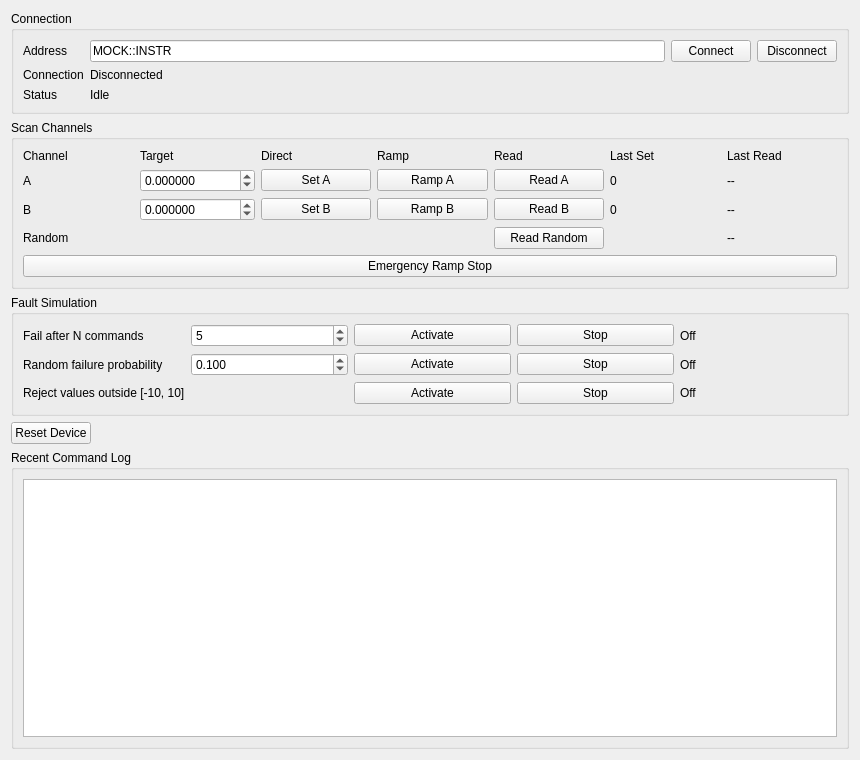
<?xml version="1.0" encoding="UTF-8"?>
<ui version="4.0">
 <class>MockDevice</class>
 <widget class="QWidget" name="MockDevice">
  <property name="geometry">
   <rect>
    <x>0</x>
    <y>0</y>
    <width>860</width>
    <height>760</height>
   </rect>
  </property>
  <property name="windowTitle">
   <string>Mock Device</string>
  </property>
  <layout class="QVBoxLayout" name="verticalLayout">
   <item>
    <widget class="QGroupBox" name="connection_groupBox">
     <property name="title">
      <string>Connection</string>
     </property>
     <layout class="QGridLayout" name="connection_gridLayout">
      <item row="0" column="0">
       <widget class="QLabel" name="address_title_label">
        <property name="text">
         <string>Address</string>
        </property>
       </widget>
      </item>
      <item row="0" column="1">
       <widget class="QLineEdit" name="address_lineEdit">
        <property name="text">
         <string>MOCK::INSTR</string>
        </property>
       </widget>
      </item>
      <item row="0" column="2">
       <widget class="QPushButton" name="connect_pushButton">
        <property name="text">
         <string>Connect</string>
        </property>
       </widget>
      </item>
      <item row="0" column="3">
       <widget class="QPushButton" name="disconnect_pushButton">
        <property name="text">
         <string>Disconnect</string>
        </property>
       </widget>
      </item>
      <item row="1" column="0">
       <widget class="QLabel" name="connection_title_label">
        <property name="text">
         <string>Connection</string>
        </property>
       </widget>
      </item>
      <item row="1" column="1" colspan="3">
       <widget class="QLabel" name="connection_label">
        <property name="text">
         <string>Disconnected</string>
        </property>
       </widget>
      </item>
      <item row="2" column="0">
       <widget class="QLabel" name="status_title_label">
        <property name="text">
         <string>Status</string>
        </property>
       </widget>
      </item>
      <item row="2" column="1" colspan="3">
       <widget class="QLabel" name="status_label">
        <property name="text">
         <string>Idle</string>
        </property>
       </widget>
      </item>
     </layout>
    </widget>
   </item>
   <item>
    <widget class="QGroupBox" name="channels_groupBox">
     <property name="title">
      <string>Scan Channels</string>
     </property>
     <layout class="QGridLayout" name="channels_gridLayout">
      <item row="0" column="0"><widget class="QLabel" name="channel_header_label"><property name="text"><string>Channel</string></property></widget></item>
      <item row="0" column="1"><widget class="QLabel" name="target_header_label"><property name="text"><string>Target</string></property></widget></item>
      <item row="0" column="2"><widget class="QLabel" name="direct_header_label"><property name="text"><string>Direct</string></property></widget></item>
      <item row="0" column="3"><widget class="QLabel" name="ramp_header_label"><property name="text"><string>Ramp</string></property></widget></item>
      <item row="0" column="4"><widget class="QLabel" name="read_header_label"><property name="text"><string>Read</string></property></widget></item>
      <item row="0" column="5"><widget class="QLabel" name="last_set_header_label"><property name="text"><string>Last Set</string></property></widget></item>
      <item row="0" column="6"><widget class="QLabel" name="last_read_header_label"><property name="text"><string>Last Read</string></property></widget></item>
      <item row="1" column="0"><widget class="QLabel" name="channel_A_label"><property name="text"><string>A</string></property></widget></item>
      <item row="1" column="1">
       <widget class="QDoubleSpinBox" name="channel_A_set_doubleSpinBox">
        <property name="decimals"><number>6</number></property>
        <property name="minimum"><double>-1000000.000000000000000</double></property>
        <property name="maximum"><double>1000000.000000000000000</double></property>
       </widget>
      </item>
      <item row="1" column="2"><widget class="QPushButton" name="channel_A_set_pushButton"><property name="text"><string>Set A</string></property></widget></item>
      <item row="1" column="3"><widget class="QPushButton" name="channel_A_ramp_pushButton"><property name="text"><string>Ramp A</string></property></widget></item>
      <item row="1" column="4"><widget class="QPushButton" name="channel_A_read_pushButton"><property name="text"><string>Read A</string></property></widget></item>
      <item row="1" column="5"><widget class="QLabel" name="last_set_A_label"><property name="text"><string>0</string></property></widget></item>
      <item row="1" column="6"><widget class="QLabel" name="last_read_A_label"><property name="text"><string>--</string></property></widget></item>
      <item row="2" column="0"><widget class="QLabel" name="channel_B_label"><property name="text"><string>B</string></property></widget></item>
      <item row="2" column="1">
       <widget class="QDoubleSpinBox" name="channel_B_set_doubleSpinBox">
        <property name="decimals"><number>6</number></property>
        <property name="minimum"><double>-1000000.000000000000000</double></property>
        <property name="maximum"><double>1000000.000000000000000</double></property>
       </widget>
      </item>
      <item row="2" column="2"><widget class="QPushButton" name="channel_B_set_pushButton"><property name="text"><string>Set B</string></property></widget></item>
      <item row="2" column="3"><widget class="QPushButton" name="channel_B_ramp_pushButton"><property name="text"><string>Ramp B</string></property></widget></item>
      <item row="2" column="4"><widget class="QPushButton" name="channel_B_read_pushButton"><property name="text"><string>Read B</string></property></widget></item>
      <item row="2" column="5"><widget class="QLabel" name="last_set_B_label"><property name="text"><string>0</string></property></widget></item>
      <item row="2" column="6"><widget class="QLabel" name="last_read_B_label"><property name="text"><string>--</string></property></widget></item>
      <item row="3" column="0"><widget class="QLabel" name="random_title_label"><property name="text"><string>Random</string></property></widget></item>
      <item row="3" column="4"><widget class="QPushButton" name="random_read_pushButton"><property name="text"><string>Read Random</string></property></widget></item>
      <item row="3" column="6"><widget class="QLabel" name="random_value_label"><property name="text"><string>--</string></property></widget></item>
      <item row="4" column="0" colspan="7">
       <widget class="QPushButton" name="ramp_stop_pushButton">
        <property name="text"><string>Emergency Ramp Stop</string></property>
       </widget>
      </item>
     </layout>
    </widget>
   </item>
   <item>
    <widget class="QGroupBox" name="faults_groupBox">
     <property name="title"><string>Fault Simulation</string></property>
     <layout class="QGridLayout" name="faults_gridLayout">
      <item row="0" column="0"><widget class="QLabel" name="fail_after_label"><property name="text"><string>Fail after N commands</string></property></widget></item>
      <item row="0" column="1">
       <widget class="QSpinBox" name="fail_after_spinBox">
        <property name="minimum"><number>1</number></property>
        <property name="maximum"><number>1000000</number></property>
        <property name="value"><number>5</number></property>
       </widget>
      </item>
      <item row="0" column="2"><widget class="QPushButton" name="fail_after_activate_pushButton"><property name="text"><string>Activate</string></property></widget></item>
      <item row="0" column="3"><widget class="QPushButton" name="fail_after_stop_pushButton"><property name="text"><string>Stop</string></property></widget></item>
      <item row="0" column="4"><widget class="QLabel" name="fail_after_status_label"><property name="text"><string>Off</string></property></widget></item>
      <item row="1" column="0"><widget class="QLabel" name="random_failure_label"><property name="text"><string>Random failure probability</string></property></widget></item>
      <item row="1" column="1">
       <widget class="QDoubleSpinBox" name="random_failure_doubleSpinBox">
        <property name="decimals"><number>3</number></property>
        <property name="maximum"><double>1.000000000000000</double></property>
        <property name="singleStep"><double>0.050000000000000</double></property>
        <property name="value"><double>0.100000000000000</double></property>
       </widget>
      </item>
      <item row="1" column="2"><widget class="QPushButton" name="random_failure_activate_pushButton"><property name="text"><string>Activate</string></property></widget></item>
      <item row="1" column="3"><widget class="QPushButton" name="random_failure_stop_pushButton"><property name="text"><string>Stop</string></property></widget></item>
      <item row="1" column="4"><widget class="QLabel" name="random_failure_status_label"><property name="text"><string>Off</string></property></widget></item>
      <item row="2" column="0"><widget class="QLabel" name="range_rejection_label"><property name="text"><string>Reject values outside [-10, 10]</string></property></widget></item>
      <item row="2" column="2"><widget class="QPushButton" name="range_rejection_activate_pushButton"><property name="text"><string>Activate</string></property></widget></item>
      <item row="2" column="3"><widget class="QPushButton" name="range_rejection_stop_pushButton"><property name="text"><string>Stop</string></property></widget></item>
      <item row="2" column="4"><widget class="QLabel" name="range_rejection_status_label"><property name="text"><string>Off</string></property></widget></item>
     </layout>
    </widget>
   </item>
   <item>
    <layout class="QHBoxLayout" name="reset_horizontalLayout">
     <item><widget class="QPushButton" name="reset_pushButton"><property name="text"><string>Reset Device</string></property></widget></item>
     <item><spacer name="reset_horizontalSpacer"><property name="orientation"><enum>Qt::Horizontal</enum></property><property name="sizeHint" stdset="0"><size><width>40</width><height>20</height></size></property></spacer></item>
    </layout>
   </item>
   <item>
    <widget class="QGroupBox" name="log_groupBox">
     <property name="title"><string>Recent Command Log</string></property>
     <layout class="QVBoxLayout" name="log_verticalLayout">
      <item>
       <widget class="QPlainTextEdit" name="command_log_plainTextEdit">
        <property name="readOnly"><bool>true</bool></property>
        <property name="maximumBlockCount"><number>500</number></property>
       </widget>
      </item>
     </layout>
    </widget>
   </item>
  </layout>
 </widget>
 <resources/>
 <connections/>
</ui>
